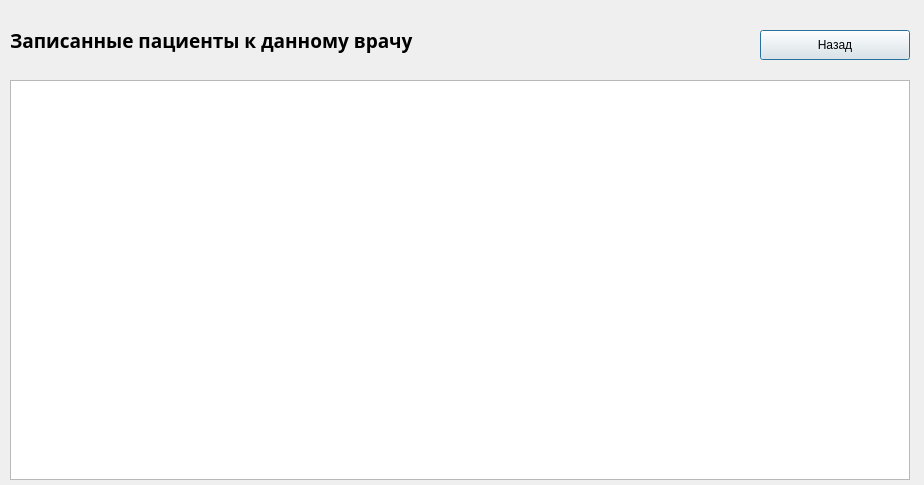
<?xml version="1.0" encoding="UTF-8"?>
<ui version="4.0">
 <class>recfordoc</class>
 <widget class="QDialog" name="recfordoc">
  <property name="geometry">
   <rect>
    <x>0</x>
    <y>0</y>
    <width>924</width>
    <height>485</height>
   </rect>
  </property>
  <property name="windowTitle">
   <string>Dialog</string>
  </property>
  <widget class="QLabel" name="lbSpecialization_18">
   <property name="geometry">
    <rect>
     <x>10</x>
     <y>20</y>
     <width>500</width>
     <height>40</height>
    </rect>
   </property>
   <property name="minimumSize">
    <size>
     <width>300</width>
     <height>40</height>
    </size>
   </property>
   <property name="maximumSize">
    <size>
     <width>500</width>
     <height>40</height>
    </size>
   </property>
   <property name="font">
    <font>
     <family>Gargi</family>
     <pointsize>14</pointsize>
     <weight>75</weight>
     <bold>true</bold>
    </font>
   </property>
   <property name="text">
    <string>Записанные пациенты к данному врачу</string>
   </property>
   <property name="margin">
    <number>7</number>
   </property>
  </widget>
  <widget class="QTableWidget" name="twRecPatients">
   <property name="geometry">
    <rect>
     <x>10</x>
     <y>80</y>
     <width>900</width>
     <height>400</height>
    </rect>
   </property>
   <property name="minimumSize">
    <size>
     <width>900</width>
     <height>400</height>
    </size>
   </property>
   <property name="maximumSize">
    <size>
     <width>900</width>
     <height>400</height>
    </size>
   </property>
  </widget>
  <widget class="QPushButton" name="btnBack">
   <property name="geometry">
    <rect>
     <x>760</x>
     <y>30</y>
     <width>150</width>
     <height>30</height>
    </rect>
   </property>
   <property name="minimumSize">
    <size>
     <width>150</width>
     <height>30</height>
    </size>
   </property>
   <property name="maximumSize">
    <size>
     <width>150</width>
     <height>30</height>
    </size>
   </property>
   <property name="text">
    <string>Назад</string>
   </property>
  </widget>
 </widget>
 <resources/>
 <connections/>
</ui>
